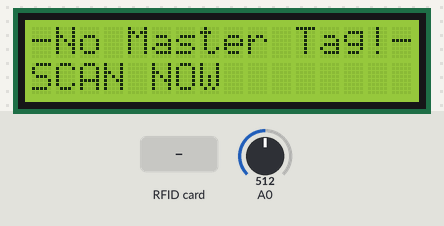
Simulated run of this sketch. Board: Arduino Uno, built with avr-gcc and run on an emulated ATmega328P. Parts: 16×2 character LCD. The inputs (shaded band) are chosen by the test bench; at power-on: A0 = 512. What the sketch prints to the serial monitor is not drawn.

Above: at 0.9 s.
1.0 s: RFID card E0 E0 5D 1A held to the reader
At 3.3 s:
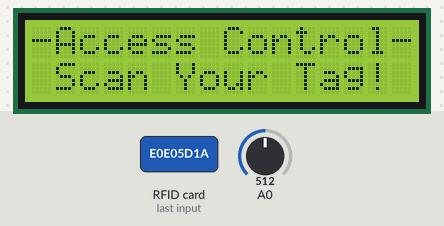
4.0 s: RFID card 5E 7A 19 C4 held to the reader
At 5.1 s:
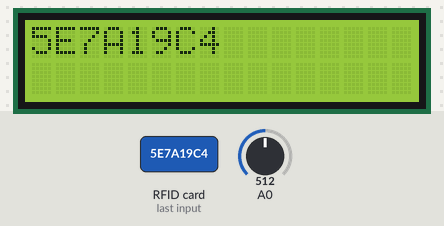
7.0 s: RFID card E0 E0 5D 1A held to the reader
At 8.0 s:
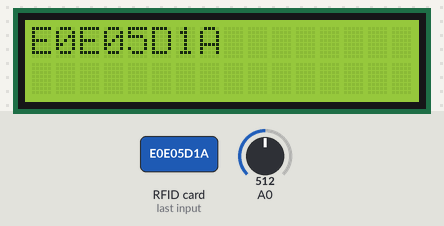
10.0 s: RFID card 5E 7A 19 C4 held to the reader
At 11.1 s:
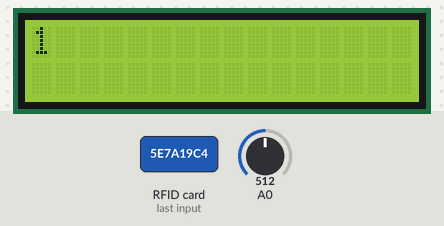
16.0 s: RFID card 5E 7A 19 C4 held to the reader
At 18.1 s:
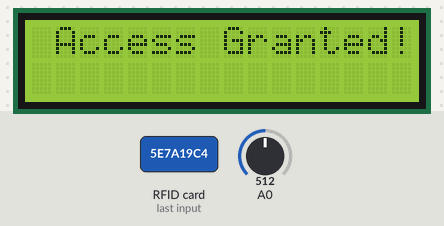
Timing chart, 0 to 19.6 s (numbered marks = the images above; inputs shaded):
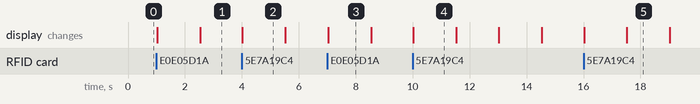

Measured:
- after the input at 1.0 s, the display: first changes at once (image 1 shows a later state)
- after the input at 4.0 s, the display: changes at once (image 2)
- after the input at 7.0 s, the display: first differs from a run without the input at once (image 3)
- after the input at 10.0 s, the display: changes at once (image 4)
- after the input at 16.0 s, the display: first changes at once (image 5 shows a later state)
- what the display in image 2 shows lasts 1.5 s, from 4.0 s to 5.5 s

The sketch:

Hall_Rfid_Code_fixed_mV_Gauss.ino.ino
```cpp
    /*
    * Arduino Door Lock Access Control Project
    *
    * by Dejan Nedelkovski, www.HowToMechatronics.com
    *
    * Library: MFRC522, https://github.com/miguelbalboa/rfid
    */
    #include <SPI.h>
    #include <MFRC522.h>
    #include <LiquidCrystal.h>

    #define RST_PIN   9
    #define SS_PIN    10
    #define TAG_LIMIT 3

    //For the hall sennsor part
    //#define TOMILLIGAUSS 1953L  // For A1301: 2.5mV = 1Gauss, and 1024 analog steps = 5V, so 1 step = 1953mG
    #define TOMILLIGAUSS 3756L  // For A1302: 1.3mV = 1Gauss, and 1024 analog steps = 5V, so 1 step = 3756mG, exoume hall effevt 02K-->A1302K
    #define LOCKED__DOOR 100
    #define NOFIELD 505L    // Analog output with no applied field, calibrate this


    byte readCard[4];
    char* myTags[TAG_LIMIT] = {};
    int tagsCount = 0;
    String tagID = "E0 E0 5D 1A";
    boolean successRead = false;
    boolean correctTag = false;
    // Create instances
    MFRC522 mfrc522(SS_PIN, RST_PIN);
    const int rs = 2, en = 3, d4 = 7, d5 = 6, d6 = 5, d7 = 4;
    LiquidCrystal lcd(rs, en, d4, d5, d6, d7);
    void setup() {
      // Initiating

      Serial.begin(9600);  //For the hall sennsor part

      SPI.begin();        // SPI bus
      mfrc522.PCD_Init(); //  MFRC522
      lcd.begin(16, 2);   // LCD screen
      // Prints the initial message
      lcd.print("-No Master Tag!-");
      lcd.setCursor(0, 1);
      lcd.print("SCAN NOW");
      // Waits until a master card is scanned
      while (!successRead) {
        successRead = getID();
        if ( successRead == true) {
          myTags[tagsCount] = strdup(tagID.c_str()); // Sets the master tag into position 0 in the array
          lcd.clear();
          lcd.setCursor(0, 0);
          lcd.print("Master Tag Set!");
          tagsCount++; //now tagscount=1
        }
      }
      successRead = false;
      printNormalModeMessage();
    }
    void loop() {


        successRead = getID();
        while (!successRead){
          successRead = getID();
          DoMeasurement();

        }

        lcd.clear();
        lcd.setCursor(0,0);
        lcd.print(tagID.c_str());
        delay(1500);
        correctTag = false;
        // Checks whether the scanned tag is the master tag
        if (tagID == myTags[0]) {
          lcd.clear();
          lcd.print("Program mode:");
          lcd.setCursor(0, 1);
          lcd.print("Add/Remove Tag");
          successRead = getID();
          while (!successRead) {

            successRead = getID();
            if ( successRead == true) {
              for (int i = 0; i < TAG_LIMIT; i++) {
                if (tagID == myTags[i]) {
                  if(tagID == myTags[0])
                  {
                    lcd.clear();
                    lcd.print("Master Tag can't");
                    lcd.setCursor(3,1);
                    lcd.print("be removed");
                     //isws thelei k edw return

                  }
                  else{
                    //myTags[i] = "";
                    removeTagID(i);
                    lcd.clear();
                    lcd.setCursor(0,0);
                    lcd.print(tagsCount);
                    delay(1500);
                    lcd.clear();
                    lcd.setCursor(0, 0);
                    lcd.print("Tag Removed!");
                  }
                  printNormalModeMessage();
                  return;
                }
              }
            if(tagsCount<TAG_LIMIT){
                myTags[tagsCount] = strdup(tagID.c_str());
              lcd.clear();
              lcd.setCursor(0,0);
              lcd.print(tagsCount);
              delay(1500);
              lcd.clear();
              lcd.setCursor(0,0);
              lcd.print(myTags[tagsCount]);
              delay(1500);
              lcd.clear();
              lcd.setCursor(0, 0);
              lcd.print("   Tag Added!");
              printNormalModeMessage();
              tagsCount++;
              return;
            }
            else{
              lcd.clear();
              lcd.setCursor(0, 0);
              lcd.print("Tags list full!");
              printNormalModeMessage();
              return;
            }
            }
          }
        }
        successRead = false;
        // Checks whether the scanned tag is authorized
        if (tagID!=myTags[0])
        {
          for (int i = 0; i < TAG_LIMIT; i++) {
          if (tagID == myTags[i]) {
            lcd.clear();
            lcd.setCursor(0, 0);
            lcd.print(" Access Granted!");
            printNormalModeMessage();
            correctTag = true;
          }
        }
        if (correctTag == false /*&& tagID!=myTags[0]*/) {
          lcd.clear();
          lcd.setCursor(0, 0);
          lcd.print(" Access Denied!");
          printNormalModeMessage();
         }
        }
   }
    uint8_t getID() {
      // Getting ready for Reading PICCs
      if ( ! mfrc522.PICC_IsNewCardPresent()) { //If a new PICC placed to RFID reader continue
        return 0;
      }
      if ( ! mfrc522.PICC_ReadCardSerial()) {   //Since a PICC placed get Serial and continue
        return 0;
      }
      tagID = "";
      for ( uint8_t i = 0; i < 4; i++) {  // The MIFARE PICCs that we use have 4 byte UID
        readCard[i] = mfrc522.uid.uidByte[i];
        tagID.concat(String(mfrc522.uid.uidByte[i], HEX)); // Adds the 4 bytes in a single String variable
      }
      tagID.toUpperCase();
      mfrc522.PICC_HaltA(); // Stop reading
      return 1;
    }
    void printNormalModeMessage() {
      delay(1500);
      lcd.clear();
      lcd.print("-Access Control-");
      lcd.setCursor(0, 1);
      lcd.print(" Scan Your Tag!");
    }
    void removeTagID(int index){
      for(int i=index;i<tagsCount;i++){
        myTags[i]=myTags[i+1];
      }
      tagsCount--;
    }

    //For hall sensor part

    void DoMeasurement()
    {
    // measure magnetic field
      int raw = analogRead(0);   // Range : 0..1024

    //  Uncomment this to get a raw reading for calibration of no-field point
    //  Serial.print("Raw reading: ");
    //  Serial.println(raw);

      long compensated = raw - NOFIELD;                 // adjust relative to no applied field
      long gauss = compensated * TOMILLIGAUSS / 1000;   // adjust scale to Gauss

      Serial.print(gauss);
      Serial.print(" Gauss ");

    //Needs change

      if (gauss == 11){
          Serial.println("(South pole) Door Unlocked");
        }
      else if(gauss < 0){
        Serial.println("(North pole) Door Locked");
      }
      else{
        Serial.println("Door Locked");
      }
    }
```
